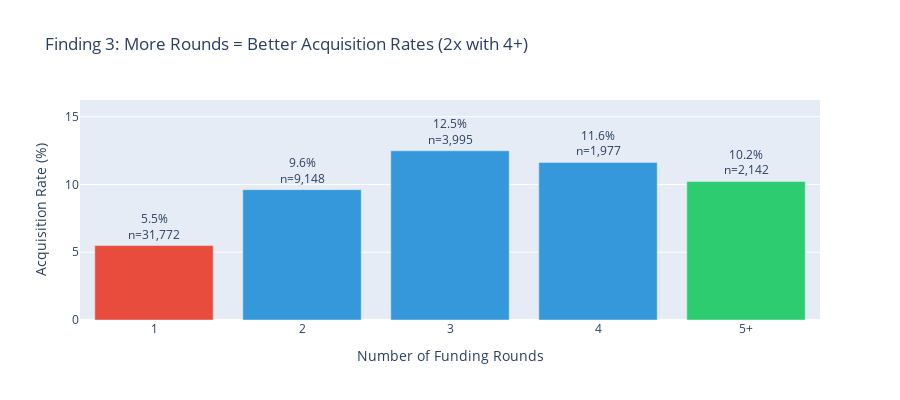

The code cell stored with this chart in its notebook:
### Code cell
# Interactive: Finding 3 - Rounds Matter
fig = go.Figure()

colors = ['#e74c3c'] + ['#3498db'] * 3 + ['#2ecc71']
x_labels = ['1', '2', '3', '4', '5+']

fig.add_trace(go.Bar(
    x=x_labels,
    y=rounds_analysis['acquired'],
    marker_color=colors,
    text=[f"{v:.1f}%<br>n={int(n):,}" for v, n in zip(rounds_analysis['acquired'], rounds_analysis['n'])],
    textposition='outside',
    hovertemplate='<b>%{x} rounds</b><br>Acquisition Rate: %{y:.1f}%<extra></extra>'
))

fig.update_layout(
    title='Finding 3: More Rounds = Better Acquisition Rates (2x with 4+)',
    xaxis_title='Number of Funding Rounds',
    yaxis_title='Acquisition Rate (%)',
    height=400,
    yaxis=dict(range=[0, max(rounds_analysis['acquired']) * 1.3])
)
fig.show()

### Figure 1 — Plotly figure (JSON) as saved in the notebook; plotly's stock layout.template omitted (floating-point values rounded to 4 significant figures)
{"data": [{"hovertemplate": "<b>%{x} rounds</b><br>Acquisition Rate: %{y:.1f}%<extra></extra>", "marker": {"color": ["#e74c3c", "#3498db", "#3498db", "#3498db", "#2ecc71"]}, "text": ["5.5%<br>n=31,772", "9.6%<br>n=9,148", "12.5%<br>n=3,995", "11.6%<br>n=1,977", "10.2%<br>n=2,142"], "textposition": "outside", "type": "bar", "x": ["1", "2", "3", "4", "5+"], "y": [5.495, 9.62, 12.49, 11.63, 10.22]}], "layout": {"height": 400, "title": {"text": "Finding 3: More Rounds = Better Acquisition Rates (2x with 4+)"}, "xaxis": {"title": {"text": "Number of Funding Rounds"}}, "yaxis": {"range": [0, 16.24], "title": {"text": "Acquisition Rate (%)"}}}}
